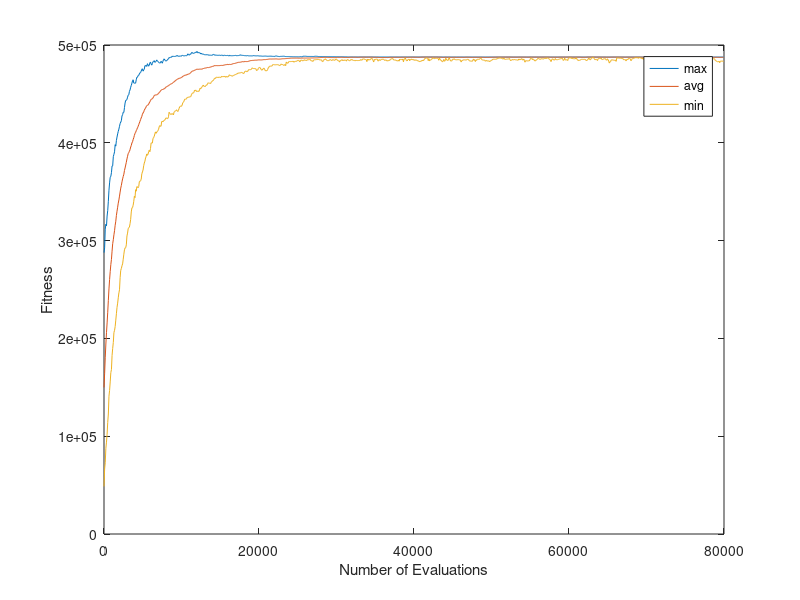

Write the MATLAB code that produced this figure.
%Nick Zerbel
%CS 776 HW 3
%9/27/2017

close all; clear all; clc;
format compact;

maxdata = load('max-fitness.txt');
avgdata = load('avg-fitness.txt');
mindata = load('min-fitness.txt');
pop_size = 80;

maxfitness = mean(maxdata);
avgfitness = mean(avgdata);
minfitness = mean(mindata);

x = pop_size*[0:999];

plot(x, maxfitness)
%ylim([0 80])
%xlim([0 500])
xlabel('Number of Evaluations')
ylabel('Fitness')

hold on
plot(x, avgfitness)
plot(x, minfitness)
legend('max', 'avg', 'min')